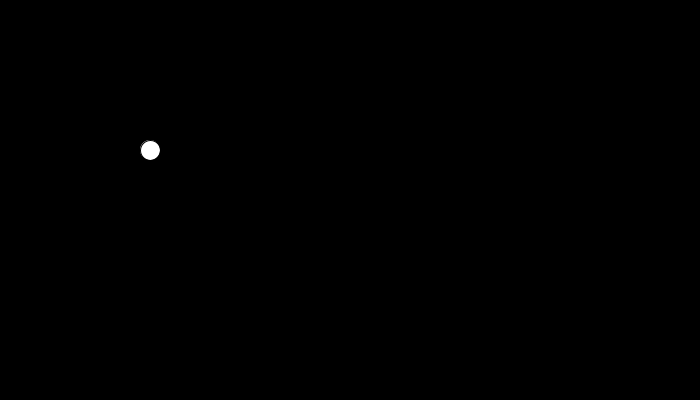
Frame 1 (no input)
Frame 60 (the mouse pressed at the canvas centre just before this capture): identical to frame 1, image omitted
Frame 120 (the mouse held since frame 60 and released just before this capture): identical to frame 1, image omitted

The Processing sketch that drew this single still picture (run headless with seeded random() and noise(); from frame 60 on, the mouse is pressed at the canvas centre):

// Processing sketch: processing_36425
// ── processing_36425.pde

float a=150;
float b=150;
float c=255;

void setup()
{
  
  size(700,400);
  background(255);
  stroke(0);
  
  }

void draw()
{
  background(0);
  stroke(0);
fill(c);
   if(dist(a,b,mouseX,mouseY)>105)
  c=255;
  ellipse(a,b,20,20);
  
  
if(dist(a,b,mouseX,mouseY)<100) {
  {  a=a-(mouseX-a)/15;
      b=b-(mouseY-b)/15;
  
  
  
}
if(dist(a,b,mouseX,mouseY)<100){
  c=0;
  
}
}
}
